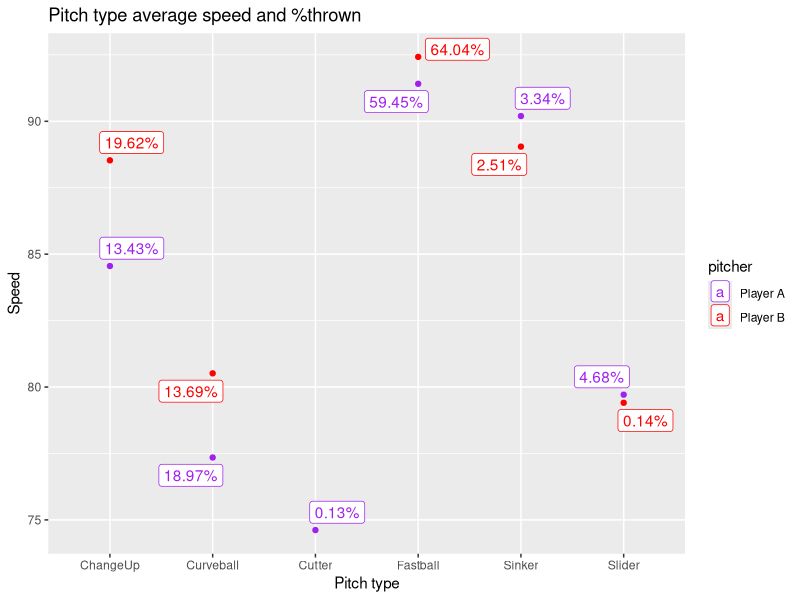
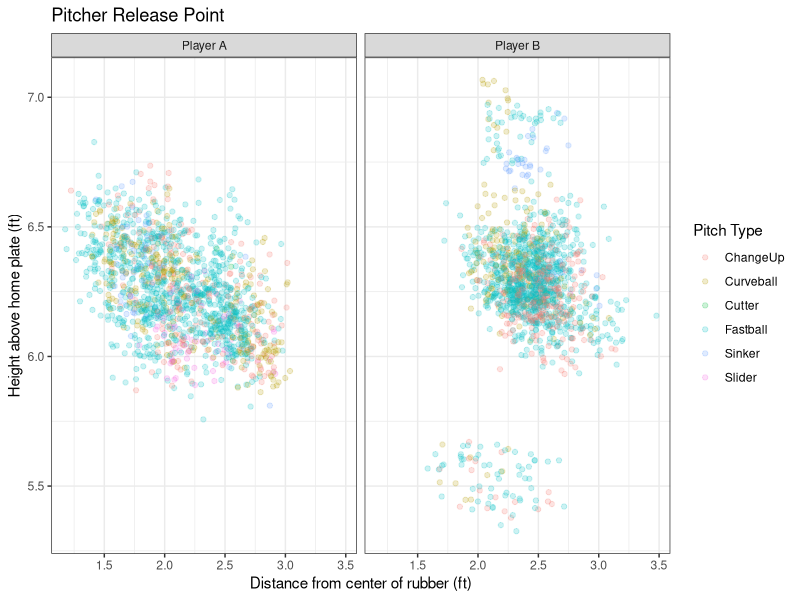
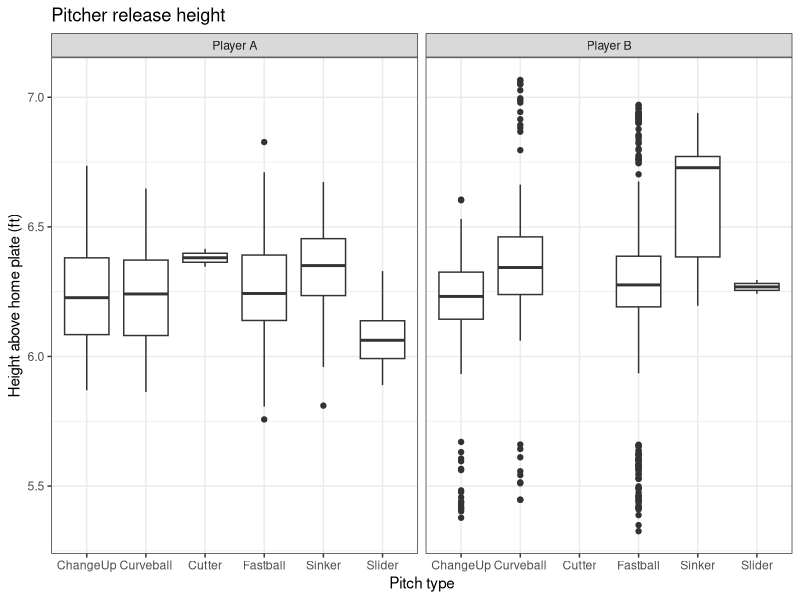

Write R code to recreate these figures, in order. (Note: this script raises an error after producing the figures.)
all_pitches <- read.csv("all_pitches.csv", header = T)
all_stats <- read.csv("all_stats.csv", header = T)
all_players <- read.csv("all_players.csv", header = T)

str(all_pitches)
View(all_pitches)

library("tidyverse")
col_drop <- c("notes")


all_pitches <- all_pitches[,!(names(all_pitches) %in% col_drop)]

all_pitches$pitcher <- str_replace(all_pitches$pitcher, "Povse", "Player A")
all_pitches$pitcher <- as.factor(all_pitches$pitcher)

all_pitches$game_date <- as.character(all_pitches$game_date)

all_pitches$game_date <- strptime(as.character(all_pitches$game_date), "%d/%m/%Y")

all_pitches$inning <- as.factor(all_pitches$inning)

unique(all_pitches$tagged_pitch_type)
unique(all_pitches$auto_pitch_type)

#Decided to use tagged pitch type and would use the auto pitch type to fill in undefined
cols.factor <- c("tagged_pitch_type", "auto_pitch_type")

all_pitches[cols.factor] <- sapply(all_pitches[cols.factor], as.character)

change_pitches <- c("Undefined", "Other")

all_pitches$tagged_pitch_type <- ifelse(all_pitches$tagged_pitch_type %in% change_pitches, 
                                        all_pitches$auto_pitch_type, all_pitches$tagged_pitch_type)

all_pitches[cols.factor] <- lapply(all_pitches[cols.factor], as.factor)


all_pitches <- all_pitches[!(all_pitches$tagged_pitch_type %in% change_pitches),]

#1. Which of the two pitchers will likely get injured first based on previous research?

quick_summaries <- all_pitches %>%
  group_by(pitcher, tagged_pitch_type) %>%
  summarize(mean_speed = mean(rel_speed, na.rm = T))

times_thrown <- group_by(all_pitches,pitcher, tagged_pitch_type) %>%
  count()
  
quick_summaries <- merge(quick_summaries, times_thrown, by = c("pitcher", "tagged_pitch_type"))

quick_summaries <- quick_summaries %>%
  group_by(pitcher) %>%
  mutate(pct_pitched = n / sum(n))

quick_summaries$pct_pitched <- quick_summaries$pct_pitched * 100
quick_summaries$pct_pitched <- round(quick_summaries$pct_pitched, 2)
quick_summaries$pct_pitched <- paste(quick_summaries$pct_pitched, sep = "", "%")

library("ggrepel")

ggplot(quick_summaries, aes(tagged_pitch_type, mean_speed, color = pitcher)) +
  geom_point() +
  scale_color_manual(breaks = c("Player A", "Player B"),
                     values = c("purple", "red")) +
  labs(title = "Pitch type average speed and %thrown", x = "Pitch type", y = "Speed") +
  geom_label_repel(aes(label = pct_pitched),
                   box.padding = 0.25,
                   point.padding = 0.5)
                  
speed_cors <- cor(all_pitches[, c(23:27, 29:ncol(all_pitches))], use = "pairwise.complete.obs")

pitcher_dif <- aggregate(all_pitches[, c(23:27, 29:ncol(all_pitches))], by = list(all_pitches$tagged_pitch_type, all_pitches$pitcher), 
          FUN = mean, na.rm = T)

pitcher_dif <- pitcher_dif %>%
  arrange(Group.1)

pitcher_dif <- pitcher_dif[-5, ]

ggplot(all_pitches, aes(x = rel_side, y = rel_height, color = tagged_pitch_type)) +
  geom_jitter(alpha = .2) +
  facet_grid(~ pitcher) +
  labs(title = "Pitcher Release Point", x = "Distance from center of rubber (ft)", 
       y = "Height above home plate (ft)",
       color = "Pitch Type") +
  theme_bw()

ggplot(all_pitches, aes(x = tagged_pitch_type, y = rel_height)) +
  geom_boxplot() +
  facet_grid(~ pitcher) +
  labs(title = "Pitcher release height", x = "Pitch type", y = "Height above home plate (ft)") +
  theme(legend.position = "None") +
  theme_bw()

#2. During which pitch of the plate appearance will the pitcher most likely throw a specific pitch? 

all_pitches$count <- paste(all_pitches$balls, all_pitches$strikes, sep = "-")

all_pitches <- all_pitches[,c(1:14, 52, 15:ncol(all_pitches))]
all_pitches <- all_pitches[, -53]

all_pitches$count <- as.factor(all_pitches$count)

all_pitches$tagged_pitch_type <- droplevels(all_pitches)$tagged_pitch_type


library("caret")
library("nnet")
library("e1071")

set.seed(567)

training.samples <- all_pitches$tagged_pitch_type %>%
  createDataPartition(p = 0.8, list = F)

train.data <- all_pitches[training.samples,]
test.data <- all_pitches[-training.samples,]  
  
myCtrl <- trainControl(method = "repeatedcv", number = 10, repeats = 3)

model <- train(tagged_pitch_type ~ count + outs + pa_of_inning + pitcher + batter_side,
               data = train.data,
               method = "multinom",
               trControl = myCtrl)

model

predicted.pitch <- model %>% predict(test.data)

confusionMatrix(predicted.pitch, test.data$tagged_pitch_type)

#Simplify whether it will be a fastball or not

all_pitches$fball_or_not <- ifelse(all_pitches$tagged_pitch_type == "Fastball", "Yes", "No")
all_pitches$fball_or_not <- as.factor(all_pitches$fball_or_not)
fball_or_not <- all_pitches$fball_or_not

set.seed(1)

training.samples2 <- all_pitches$tagged_pitch_type %>%
  createDataPartition(p = 0.8, list = F)

train.data2 <- all_pitches[training.samples,]
test.data2 <- all_pitches[-training.samples,]  

myCtrl <- trainControl(method = "repeatedcv", number = 10, repeats = 3)

log_model <- train(fball_or_not ~ strikes + balls + outs + inning + pitch_of_pa + 
                     pa_of_inning + batter_side + pitcher,
                   data = train.data,
                   method = "pls",
                   trControl = myCtrl)


log_model
  

predicted.pitch2 <- log_model %>% predict(test.data2)
confusionMatrix(predicted.pitch2, test.data2$fball_or_not)



#There doesn't appear to be good predictive power with this dataset to determine when a pitcher
#will throw a fastball or on what specific count. Based on the amount of times the pitchers throw a fastball, it is
#best to simply guess they will throw a fastball.
names(all_pitches)[15] <- "Pitch_count"


ggplot(all_pitches, aes(x = tagged_pitch_type, fill = tagged_pitch_type)) +
  geom_bar() +
  facet_grid(~Pitch_count)

ggplot(all_pitches, aes(x = tagged_pitch_type, fill = tagged_pitch_type)) +
  geom_bar() +
  facet_grid(~pitch_of_pa)

pitch_by_count <- aggregate(all_pitches$tagged_pitch_type, 
                            by = list(all_pitches$pitcher, 
                                      all_pitches$Pitch_count),
                            FUN = count)

pitch_by_count <- all_pitches %>%
  group_by(pitcher, Pitch_count) %>%
  count(tagged_pitch_type)
  

pitch_by_pct <- pitch_by_count %>%
  group_by(pitcher, Pitch_count) %>%
  mutate(pct_pitched = n / sum(n))

pitch_by_pct$pct_pitched <- as.numeric(pitch_by_pct$pct_pitched)

pitch_by_pct$pct_pitched <- round(pitch_by_pct$pct_pitched * 100, 2)


pitch_by_pct <- pitch_by_pct[, -4]

pitch_by_pct <- pitch_by_pct %>%
  spread(key = Pitch_count, value = pct_pitched) %>%
  arrange(pitcher, desc(`0-0`))

ggplot(data = all_pitches, aes(x = plate_loc_side, 
                               y = plate_loc_height, 
                               color = tagged_pitch_type, 
                               shape = pitch_call)) +
  geom_jitter() +
  facet_grid(~pitcher) +
  labs(title = "Pitch location by player", 
       x = "Distance from center of home plate (ft)", 
       y = "Height above home plate (ft)") +
  scale_shape_manual(values = c(1, 2, 5, 6, 4, 7))

ggplot(all_pitches, aes(x = plate_loc_side, 
                       y = plate_loc_height)) +
  geom_hex() +
  facet_grid(~pitcher + batter_side)

ggplot(all_pitches, aes(x = plate_loc_side, 
                        y = plate_loc_height, 
                        fill = tagged_pitch_type)) +
  geom_bin2d() +
  facet_grid(~pitcher + batter_side)


all_pitches$game_date <- as.POSIXct(all_pitches$game_date)



#5. Effectiveness of stretch vs. windup in pitching


pitcher_sets <- c("Stretch","Windup")

set_effectiveness <- all_pitches %>%
  filter(pitcher_set %in% pitcher_sets) %>%
  group_by(pitcher, pitcher_set) %>%
  count(pitch_call, play_result)

set_effectiveness <- spread(set_effectiveness, key = pitcher_set, value = n) %>%
  arrange(pitcher, desc(Stretch))

ks_bb <- all_pitches %>%
  filter(pitcher_set %in% pitcher_sets) %>%
  group_by(pitcher, pitcher_set) %>%
  count(k_or_bb) %>%
  spread(key = pitcher_set, value = n) %>%
  arrange(pitcher, desc(`Stretch`)) %>%
  filter(k_or_bb != "Undefined") %>%
  ungroup()


#7. Predictive modeling for stolen bases based on factors

str(all_players)
str(all_stats)

cols.numeric <- c("avg_exit_speed", "hard_hit_perc")

all_stats[cols.numeric] <- sapply(all_stats[cols.numeric], as.character)
all_stats[cols.numeric] <- lapply(all_stats[cols.numeric], as.numeric)

dummy.vars <- dummyVars(~ ., data = all_stats[, -2])
train.dummy <- predict(dummy.vars, all_stats[, -2])
View(train.dummy)

pre.process <- preProcess(train.dummy, method = "bagImpute")
imputed.data <- predict(pre.process, train.dummy)
View(imputed.data)


all_stats$avg_exit_speed <- imputed.data[, 6]
all_stats$hard_hit_perc <- imputed.data[, 7]



all_players_stats <- merge(all_stats, all_players, by = c("player_code", "year"))

cols.numeric <- c("avg_exit_speed", "hard_hit_perc")

all_players_stats[cols.numeric] <- sapply(all_players_stats[cols.numeric], as.character)
all_players_stats[cols.numeric] <- lapply(all_players_stats[cols.numeric], as.numeric)

summary(all_players_stats[,7:12])

set.seed(12345)

train.samples <- createDataPartition(all_players_stats$sb, p = 0.8, list = F)

myTrain <- all_players_stats[train.samples,]
myTest <- all_players_stats[-train.samples,]

myCtrl <- trainControl(method = "repeatedcv", number = 10, repeats = 10)

lmModel <- train(sb ~ tpa + avg + slg,
                 data = myTrain,
                 preProcess = c("center", "scale"),
                 method = "glmnet",
                 trControl = myCtrl)

sb_predict <- predict(lmModel, myTest)

plot(sb_predict, myTest$sb,
     xlab = "predicted", ylab = "actual")
abline(a=0,b=1)

RMSE(sb_predict, myTest$sb)

train_predict <- predict(lmModel, myTrain)

RMSE(train_predict, myTrain$sb)

arrange(lmModel$results, RMSE) %>% head


#__________________________________________________
#GM Boosted
#__________________________________________________

tg <- expand.grid(shrinkage = seq(0.1, 1, by = 0.2), 
                  interaction.depth = c(1, 3, 7, 10),
                  n.minobsinnode = c(2, 5, 10),
                  n.trees = c(100, 300, 500, 1000))

gbm_model <- train(sb ~ tpa + avg + slg,
                   data = myTrain, 
                   method = "gbm", 
                   trControl = myCtrl, 
                   tuneGrid =tg, 
                   verbose = FALSE)

xgpredict <- predict(gbm_model, myTest)
plot(xgpredict, myTest$sb,
     xlab = "predicted", ylab = "actual")
abline(a=0,b=1)

RMSE(xgpredict, myTest$sb)

#Most of the models are not particularly good at predicting sb.
#To improve on the model I would want their speed, the count of the pitch,
#the score of the game, basically as much situational information as possible,
#and this dataset doesn't have enough of that. 

#8. Correlations between physiological metrics and on-field performance

pc <- cor(all_players_stats[,9:12], all_players_stats[,5:8], use = "pairwise.complete.obs")

#Very little to no correlations between physiological metrics and on field
#performance metrics



